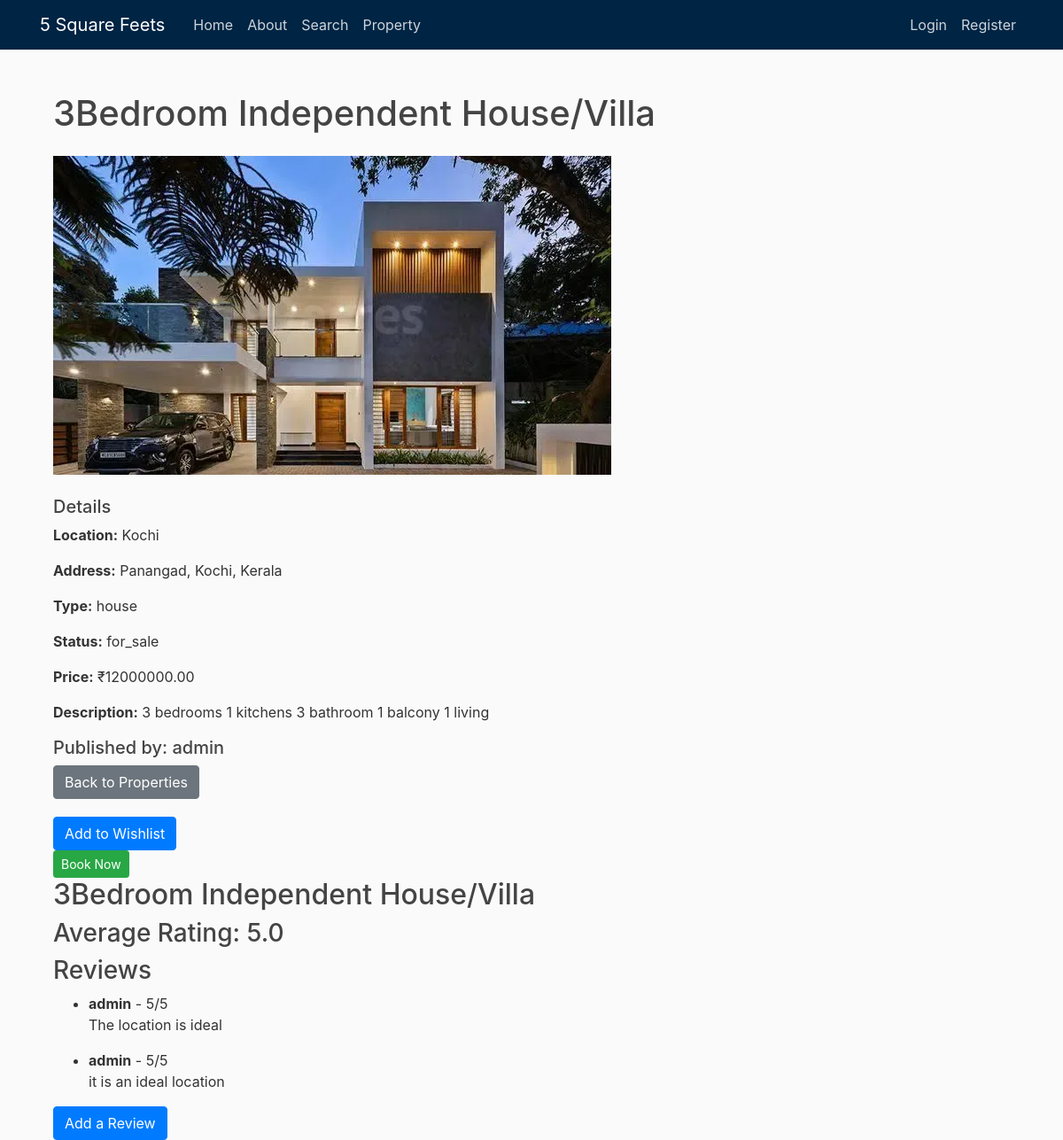
Page /property/2 on the committed database.
### fivesquarefeets/models.py (models this page shows, shortened)
class Property(db.Model):
    property_id = db.Column(db.Integer, primary_key=True)
    property_title = db.Column(db.String(100), nullable=False)
    location = db.Column(db.String(100), nullable=False)
    address = db.Column(db.Text, nullable=False)
    property_type = db.Column(db.Enum('house', 'apartment', 'office', 'retail', 'land', name='property_type_enum'), nullable=False)
    status = db.Column(db.Enum('for_sale', 'for_rent', 'pending', 'sold', name='status_enum'), nullable=False)
    price = db.Column(db.Numeric(10, 2), nullable=False)
    description = db.Column(db.Text, nullable=False)
    images = db.Column(db.Text, nullable=True)  # Can store paths or URLs to images
    date_posted = db.Column(db.DateTime, nullable=False, default=datetime.now(timezone.utc))
    user_id = db.Column(db.Integer, db.ForeignKey('user.id'), nullable=False)
    bookings = db.relationship('Booking', backref='property', lazy=True)
    reviews = db.relationship('Review', backref='property', lazy=True)

class User(db.Model, UserMixin):
    id = db.Column(db.Integer, primary_key=True)
    username = db.Column(db.String(20), unique=True, nullable=False)
    email = db.Column(db.String(120), unique=True, nullable=False)
    image_file = db.Column(db.String(20), nullable=False, default='default.jpg')
    password = db.Column(db.String(60), nullable=False)
    properties = db.relationship('Property', backref='author', lazy=True)
    bookings = db.relationship('Booking', backref='user', lazy=True)
    reviews = db.relationship('Review', backref='reviewer', lazy=True)
    wishlists = db.relationship('Wishlist', backref='user', lazy=True)

class Review(db.Model):
    review_id = db.Column(db.Integer, primary_key=True)
    user_id = db.Column(db.Integer, db.ForeignKey('user.id'), nullable=False)
    property_id = db.Column(db.Integer, db.ForeignKey('property.property_id'), nullable=False)
    rating = db.Column(db.Integer, nullable=False)  # Assuming a rating system (e.g., 1-5)
    comment = db.Column(db.Text, nullable=True)
    review_date = db.Column(db.DateTime, nullable=False, default=datetime.now(timezone.utc))

### fivesquarefeets/routes.py (the view)
@bp.route("/property/<int:property_id>")
def detailed_view(property_id):
    property = Property.query.get_or_404(property_id)
    return render_template('detailed_view.html', property=property)

### fivesquarefeets/templates/detailed_view.html
{% extends "layout.html" %}
{% block content %}
<div class="container">
    <h1 class="my-4">{{ property.property_title }}</h1>
    <img src="{{ url_for('static', filename='property_pics/' + property.images.split(',')[0].strip()) }}" class="img-fluid mb-4" alt="{{ property.property_title }}">
    <h5>Details</h5>
    <p><strong>Location:</strong> {{ property.location }}</p>
    <p><strong>Address:</strong> {{ property.address }}</p>
    <p><strong>Type:</strong> {{ property.property_type }}</p>
    <p><strong>Status:</strong> {{ property.status }}</p>
    <p><strong>Price:</strong> ₹{{ property.price }}</p>
    <p><strong>Description:</strong> {{ property.description }}</p>
    <h5>Published by: {{ property.author.username }}</h5>
    <a href="{{ url_for('main.all_properties') }}" class="btn btn-secondary">Back to Properties</a>
    <form action="{{ url_for('main.add_to_wishlist', property_id=property.property_id) }}" method="POST" style="margin-top: 20px;">
        <button type="submit" class="btn btn-primary">Add to Wishlist</button>
    </form>
    <form action="{{ url_for('main.book_property', property_id=property.property_id) }}" method="POST" style="display:inline;">
        <button type="submit" class="btn btn-success btn-sm">Book Now</button>
    </form>
    <h2>{{ property.property_title }}</h2>
    <h3>Average Rating:
        {% if property.reviews|length > 0 %}
            {{ (property.reviews|map(attribute='rating')|sum) / (property.reviews|length) }}
        {% else %}
            No ratings yet.
        {% endif %}
    </h3>
    <h3>Reviews</h3>
    {% if property.reviews %}
        <ul>
            {% for review in property.reviews %}
            <li>
                <strong>{{ review.reviewer.username }}</strong> - {{ review.rating }}/5
                <p>{{ review.comment }}</p>
            </li>
            {% endfor %}
        </ul>
    {% else %}
        <p>No reviews yet. Be the first to leave a review!</p>
    {% endif %}
    <a href="{{ url_for('main.add_review', property_id=property.property_id) }}" class="btn btn-primary">Add a Review</a>
</div>
{% endblock %}

### fivesquarefeets/templates/layout.html (shortened to what this page needs)
<!DOCTYPE html>
<html lang="en">
    <head>
      <link rel="stylesheet" href="https://cdn.jsdelivr.net/npm/bootstrap@4.1.3/dist/css/bootstrap.min.css">
      <link rel="stylesheet" type="text/css" href="{{url_for('static', filename='main.css')}}">
      <link rel="stylesheet" type="text/css" href="{{url_for('static', filename='button.css')}}">
      <link rel="stylesheet" type="text/css" href="{{url_for('static', filename='about1.css')}}">
    </head>
    <body>
        <header class="site-header">
          <nav class="navbar navbar-expand-md navbar-dark bg-steel fixed-top">
            <div class="container">
              <a class="navbar-brand mr-4" href="/">5 Square Feets</a>
              <div class="collapse navbar-collapse" id="navbarToggle">
                <div class="navbar-nav mr-auto">
                  <a class="nav-item nav-link" href="{{ url_for('main.home') }}">Home</a>
                  <a class="nav-item nav-link" href="{{ url_for('main.about') }}">About</a>
                  <a class="nav-item nav-link" href="#" data-toggle="modal" data-target="#searchModal">Search</a>
                  <a class="nav-item nav-link" href="{{ url_for('main.all_properties') }}">Property</a>
                </div>
                <div class="navbar-nav">
                  {% if current_user.is_authenticated %}
                    <a class="nav-item nav-link" href="{{url_for('main.myproperty')}}">My Property</a>
                    <a class="nav-item nav-link" href="{{url_for('main.account')}}">Account</a>
                    <a class="nav-item nav-link" href="{{url_for('main.logout')}}">Logout</a>
                  {% else %}
                    <a class="nav-item nav-link" href="{{url_for('main.login')}}">Login</a>
                    <a class="nav-item nav-link" href="{{url_for('main.register')}}">Register</a>
                  {% endif %}
              </div>
            </div>
          </nav>
        </header>
        <main role="main" class="container">
          <div class="row">
            <div class="col-md-8">
              {% block content %}{% endblock %}
            </div>
          </div>
        </main>
    </body>
</html>

### fivesquarefeets/static/main.css (style rules this page uses)
body { background: #fafafa; color: #333333; margin-top: 5rem; }
h1, h2, h3, h4, h5, h6 { color: #444444; }
.bg-steel { background-color: #002444; }
.site-header .navbar-nav .nav-link { color: #cbd5db; }

### rows in the picture
Property: property_title "3Bedroom Independent House/Villa", images (picture), location "Kochi", address "Panangad, Kochi, Kerala", property_type "house", status "for_sale", price "12000000.00", description "3 bedrooms 1 kitchens 3 bathroom 1 balcony 1 living"
User: author.username "admin"
Review: reviewer.username "admin", rating "5", comment "The location is ideal"
Review: reviewer.username "admin", rating "5", comment "it is an ideal location"
